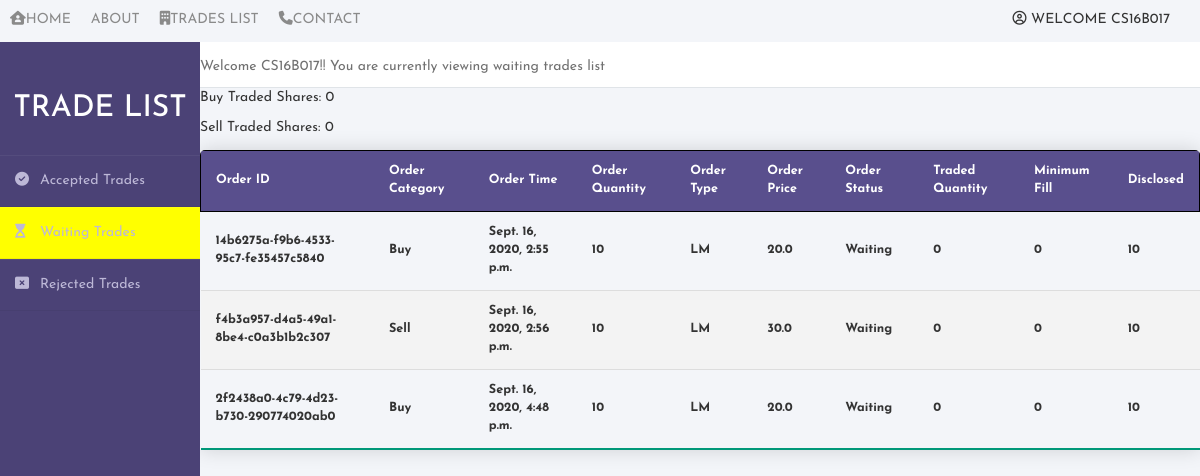
The app's page /waiting/ (signed in) with its own data.
### ordergenerator/models.py (models this page shows, shortened)
class Order(models.Model):
	TYPE_CHOICES = [("LM", "Limit"),("MR","Market"),]
	CAT_CHOICES  = [("Buy","Buy"), ("Sell","Sell")]
	order_id           = models.UUIDField(editable=False, default=uuid.uuid4)
	order_category     = models.CharField(null=False,blank=False, max_length=10, choices = CAT_CHOICES)
	order_time         = models.DateTimeField(editable=False, default=datetime.datetime.now)
	order_quantity     = models.IntegerField(null=False, blank=False ,default =100)
	order_type         = models.CharField(null=False,blank=False, choices = TYPE_CHOICES, max_length=10,default = "MR")
	order_price        = models.FloatField(null=False,blank=False,default = 100)
	All_or_none        = models.BooleanField(null=True,blank=True)
	Minimum_fill       = models.IntegerField(null=True,blank=True)
	Disclosed_Quantity = models.IntegerField(null=True, blank=True)
	user_id            = models.CharField(null=False, blank=False, max_length=100, default = 'YAUID')
	order_status       = models.CharField(editable=False, max_length=10, default='Waiting')
	traded_quantity    = models.IntegerField(null = False, editable=False, default = 0)

### ordermatching/views.py (the view)
# urls.py: path('waiting/', views.waiting, name = 'waiting-list'),
def waiting(request):
	waiting_list = Order.objects.all().filter(order_status = 'Waiting')
	buy = Order.objects.all().filter(order_category = 'Buy')
	sell = Order.objects.all().filter(order_category = 'Sell')
	buy_shares = 0
	sell_shares = 0
	for order in buy:
		buy_shares += order.traded_quantity
	for order in sell:
		sell_shares += order.traded_quantity
	return render(request, 'tradeslist/waiting/waiting.html', {'waiting_list': waiting_list, 'buy_shares': buy_shares, 'sell_shares': sell_shares})

### ordermatching/templates/tradeslist/waiting/waiting.html (shortened to what this page needs)
{% extends "tradeslist/base.html" %}
{% block trades-list %}
	{% if request.session.username %}
		<div class="nav-link-wrapper">
			<a href="{% url 'accepted-list' %}"><i class="fas fa-building"></i>Trades List</a>
		</div>
	{% endif %}
{% endblock %}
{% block main-content %}
<div class="wrapper">
    <div class="sidebar">
        <h2>Trade List</h2>
        <ul>
            <li><a href="{% url 'accepted-list' %}"><i class="fas fa-check-circle"></i>Accepted Trades</a></li>
            <li style="background-color: yellow;"><a href="{% url 'waiting-list' %}"><i class="fas fa-hourglass-start"></i>Waiting Trades</a></li>
            <li><a href="{% url 'rejected-list' %}"><i class="fas fa-window-close"></i>Rejected Trades</a></li>
        </ul>
    </div>
    <div class="main_content">
        <div class="header">
        	<p>Welcome {{ request.session.username }}!! You are currently viewing waiting trades list</p>
        </div>
        <p>Buy Traded Shares: {{buy_shares}}</p>
		<p>Sell Traded Shares: {{sell_shares}}</p>
        <table class="content-table">
			  <thead>
			    <tr>
					<th>Order ID</th>
					<th>Order Category</th>
					<th>Order Time</th>
					<th>Order Quantity</th>
					<th>Order Type</th>
					<th>Order Price</th>
					<th>Order Status</th>
					<th>Traded Quantity</th>
					<th>Minimum Fill</th>
					<th>Disclosed</th>
			    </tr>
			  </thead>
			  <tbody>
			  	{% if waiting_list %}
			    {% for order in waiting_list %}
					<tr>
						<th>{{order.order_id}}</th>
						<th>{{order.order_category}}</th>
						<th>{{order.order_time}}</th>
						<th>{{order.order_quantity}}</th>
						<th>{{order.order_type}}</th>
						<th>{{order.order_price}}</th>
						<th>{{order.order_status}}</th>
						<th>{{order.traded_quantity}}</th>
						<th>{{order.Minimum_fill}}</th>
						<th>{{order.Disclosed_Quantity}}</th>
					</tr>
				{% endfor %}
				{% else %}
					<tr>
						<th colspan="7" style="text-align: center;"> No Orders to Display</th>
					</tr>
				{% endif %}
			  </tbody>
		</table>
    </div>
</div>
{% endblock %}

### ordermatching/static/tradeslist/tradeslist.css (style rules this page uses)
.nav-wrapper>.left-side>div { margin-right: 20px; font-size: =0.9em; text-transform: uppercase; }
.nav-link-wrapper { height: 22px; border-bottom: 1px solid transparent; transition:border-bottom 0.5s; }
.nav-link-wrapper a { color: #8a8a8a; text-decoration: none; transition: color 0.5s; }
* { margin: 0; padding: 0; box-sizing: border-box; list-style: none; text-decoration: none; font-family: 'Josefin Sans', sans-serif; }
body { background-color: #f3f5f9; width: 100%; }
.wrapper { display: flex; position: relative; min-height: 800px; }
.wrapper .sidebar { width: 200px; height: 100%; background: #4b4276; padding: 30px 0px; position: fixed; }
.wrapper .sidebar h2 { color: #fff; text-transform: uppercase; text-align: center; margin-bottom: 30px; }
.wrapper .sidebar ul li { padding: 15px; border-bottom: 1px solid #bdb8d7; border-bottom: 1px solid rgba(0,0,0,0.05); border-top: 1px solid rgba(255,255,255,0.05); }
.wrapper .sidebar ul li a { color: #bdb8d7; display: block; }
.wrapper .sidebar ul li a .fas { width: 25px; }
.wrapper .main_content { width: 100%; margin-left: 200px; }
.wrapper .main_content .header { padding-top: 15px; background: #fff; color: #717171; border-bottom: 1px solid #e0e4e8; }
.wrapper .main_content .header p { animation: slide-left 12s; }
.content-table { border-collapse: collapse; margin: 12px 0; font-size: 0.9em; min-width: 400px; width: 100%; border-radius: 5px 5px 0 0; overflow: hidden; box-shadow: 0 0 20px rgba(0, 0, 0, 0.15); column-width: 20px; }
.content-table thead tr { background-color: #594f8d; color: #ffffff; text-align: center; font-weight: bold; }
.content-table th, .content-table td { padding: 12px 15px; }
.content-table tbody tr { border-bottom: 1px solid #dddddd; }
.content-table tbody tr:nth-of-type(even) { background-color: #f3f3f3; }
.content-table tbody tr:last-of-type { border-bottom: 2px solid #009879; }
.content-table thead tr { border: 1px solid black; }

### records on screen
Order: order_id "14b6275a-f9b6-4533-95c7-fe35457c5840", order_category "Buy", order_time "Sept. 16, 2020, 2:55 p.m.", order_quantity "10", order_type "LM", order_price "20.0", order_status "Waiting", traded_quantity "0", Minimum_fill "0", Disclosed_Quantity "10"
Order: order_id "f4b3a957-d4a5-49a1-8be4-c0a3b1b2c307", order_category "Sell", order_time "Sept. 16, 2020, 2:56 p.m.", order_quantity "10", order_type "LM", order_price "30.0", order_status "Waiting", traded_quantity "0", Minimum_fill "0", Disclosed_Quantity "10"
Order: order_id "2f2438a0-4c79-4d23-b730-290774020ab0", order_category "Buy", order_time "Sept. 16, 2020, 4:48 p.m.", order_quantity "10", order_type "LM", order_price "20.0", order_status "Waiting", traded_quantity "0", Minimum_fill "0", Disclosed_Quantity "10"

### other values on screen
{{ request.session.username }} "CS16B017"
{{ buy_shares }} "0"
{{ sell_shares }} "0"
